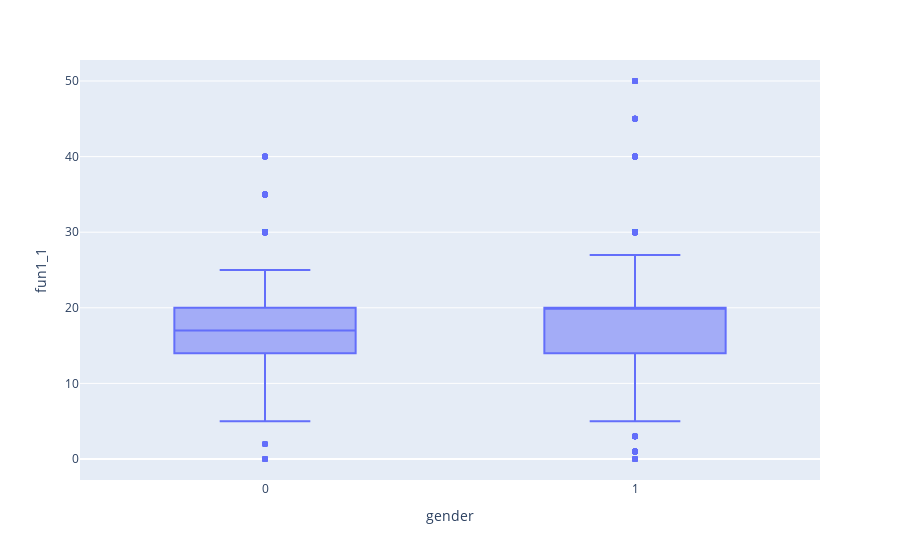

Write notebook code for a chart like this one.
### Code cell
fig = px.box(df_100_notation, x = "gender", y = "fun1_1")
fig.show()

### Figure 1 — Plotly figure (JSON) as saved in the notebook; plotly's stock layout.template omitted (floating-point values rounded to 4 significant figures; data arrays with more than 128 entries replaced by an {"elided": "..."} marker saying what was removed)
{"data": [{"alignmentgroup": "True", "hovertemplate": "gender=%{x}<br>fun1_1=%{y}<extra></extra>", "legendgroup": "", "marker": {"color": "#636efa"}, "name": "", "notched": false, "offsetgroup": "", "orientation": "v", "showlegend": false, "type": "box", "x": {"elided": "6816 int values"}, "x0": " ", "xaxis": "x", "y": {"elided": "6816 float values"}, "y0": " ", "yaxis": "y"}], "layout": {"boxmode": "group", "legend": {"tracegroupgap": 0}, "margin": {"t": 60}, "xaxis": {"anchor": "y", "domain": [0, 1], "title": {"text": "gender"}}, "yaxis": {"anchor": "x", "domain": [0, 1], "title": {"text": "fun1_1"}}}}
